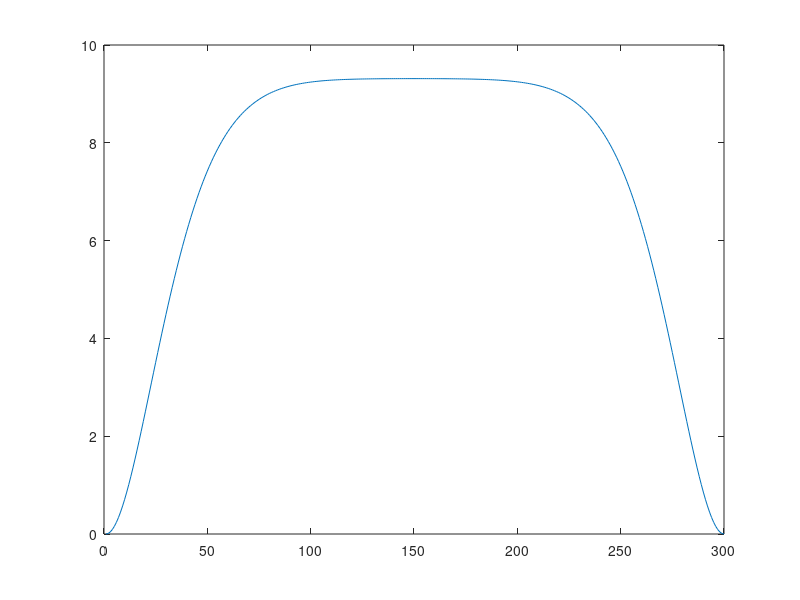

Recreate this plot in MATLAB.

% function f0=simple_FEM_1D_transient(yita)

N=300;
L=10;
h=L/(N-1);
tau=0.2;
dt= 0.001;
xold=ones(N,1)*10;
xold(1)=0;
xold(end)=0;
x_initial=xold;
X=zeros(N,1);
yita=ones(N,1)*11;
t=0;
time_step=1000;
solution_store=zeros(N+1,time_step);
%% allcate memory
A=zeros(N);
B=zeros(N);
C=zeros(N);
D=zeros(N);
b=zeros(N,1);

%% A=(f1,f2) come with the modified diffusion term
for i=2:N-1
    A(i,i-1:i+1)=[h/6 2/3*h h/6];
end
A(1, 1:2)=[2/3*h h/6];
A(N,N-1:N)=[h/6 2/3*h];

%% B come with (df1, df2)
for i=2:N-1
    B(i,i-1:i+1)=[-1/h 2/h -1/h];
end
B(1, 1:2)=[2/h -1/h];
B(N,N-1:N)=[-1/h 2/h];

%% C come with (yita_i*f1,f2)
C=A;
D=A;
for i=1:N
    C(i,:)=C(i,:)*yita(i);
end

%% It is so important to choose implicit Euler method here,
%% explicit Euler results in a very small time step.

for T=1:time_step
    b=A*xold;
    D=A+dt*(B+C);
    %% apply BC
    D(1,:)=0;
    D(N,:)=0;
    D(1,1)=1;
    D(N,N)=1;
    b(1)=0;
    b(N)=0;
    %% solving
    X=D\b;
    t=t+dt;
    solution_store(:,T)=[t;X];
    xold=X;
end
solution_store=[[0;x_initial] solution_store];

% %% plot
% t=linspace(0,L,N);
% for i=1:time_step
%     plot(t,solution_store(2:end,i));
%     title(['T=' num2str(solution_store(1,i))])
%     ylim([0 1])
%     pause( 0 )
% end

%% integrate for f0

% % f0=zeros(N+1,1);
% % for i=2:N+1
% %     for j=1:time_step
% %         value_left=solution_store(i,j)*solution_store(i,time_step-j+2);
% %         value_right=solution_store(i,j+1)*solution_store(i,time_step-(j+1)+2);
% %         f0(i)=f0(i)+0.5*(value_left+value_right)*dt;
% %     end
% % end

f0=zeros(N+1,1);
for j=1:time_step
    value_left=solution_store(:,j).*solution_store(:,time_step-j+2);
    value_right=solution_store(:,j+1).*solution_store(:,time_step-(j+1)+2);
    f0=f0+0.5*(value_left+value_right)*dt;
end
f0(1)=[];

% plot(f0);

%% calculate f0_given
x=linspace(0,L,N);
x_left=x(1:N*tau);
f0_given_left=(exp(4*tau*x_left./(tau*tau-x_left.*x_left))-1).^2./((exp(4*tau*x_left./(tau*tau-x_left.*x_left))+1).^2);
f0_given=ones(1,N);
f0_given(1:length(f0_given_left))=f0_given_left;
f0_given(end-length(f0_given_left)+1:end)=fliplr(f0_given_left);
f0_given(isnan(f0_given)) = 1;
plot(x,f0_given)
f0_given_bar=trapz(x,f0_given);
 
%% calculate Q
q_final_step_d=solution_store(2:N+1,time_step+1);
Q=trapz(x,q_final_step_d)
% f0(500)
% yita(4)
f0=f0*f0_given_bar/Q;
plot(f0)


 